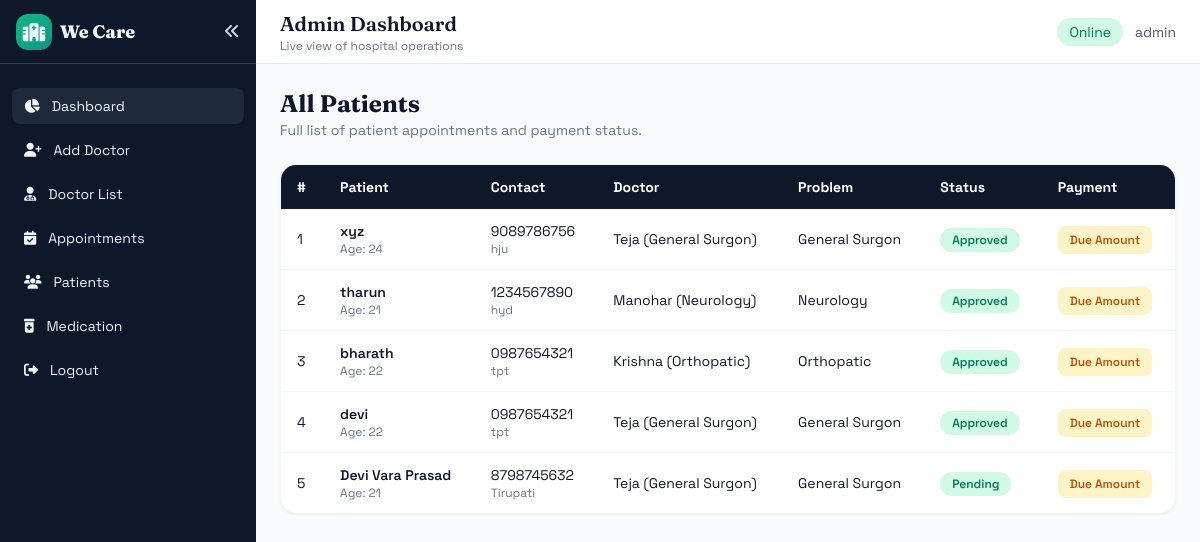
Before: /All_Patient_information/ with the older database file.
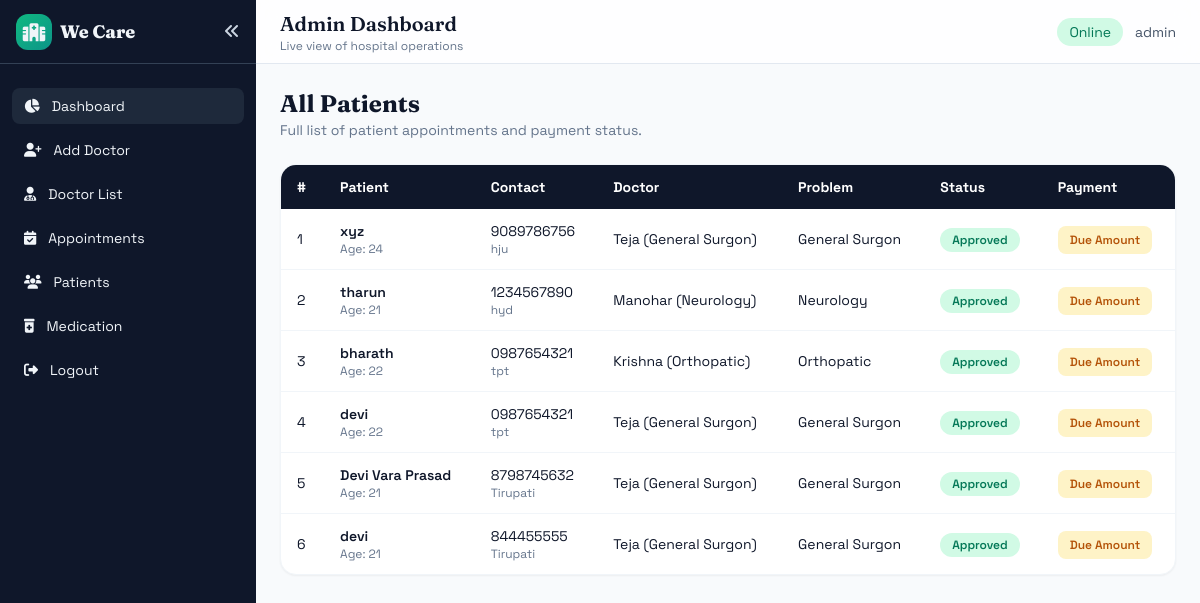
After: the same page with the newer database file.
### Patient/models.py (models this page shows, shortened)
class Book_Appointment(models.Model):
    name = models.CharField(max_length=100)
    phone = models.CharField(max_length=10)
    age = models.IntegerField()
    address = models.CharField(max_length=100)
    doctor_name  = models.CharField(max_length=100)
    problem = models.CharField(max_length=100)
    upload_report = models.FileField(upload_to='reports/', validators=[FileExtensionValidator(allowed_extensions=['pdf'])])
    medication = models.CharField(max_length=100)
    status = models.CharField(max_length=100)

### Admin/views.py (the view)
# urls.py: path('All_Patient_information/',views.All_Patient_information , name="All_Patient_information"),
def All_Patient_information(request):
    Patient_data = Book_Appointment.objects.all()
    return render(request,'Admin/All_Patient_information.html' , {'Patient_data':Patient_data})

### Template/Admin/All_Patient_information.html (shortened to what this page needs)
{% extends 'Admin/AdminHome.html' %}
{% block contents %}
<div class="space-y-6">
    <div>
        <h2 class="text-2xl font-bold display">All Patients</h2>
        <p class="text-sm text-slate-500">Full list of patient appointments and payment status.</p>
    </div>
    <div class="bg-white rounded-2xl shadow-sm border border-slate-100 overflow-hidden">
        <table class="w-full text-sm">
            <thead class="bg-slate-900 text-white">
                <tr>
                    <th class="text-left px-4 py-3">#</th>
                    <th class="text-left px-4 py-3">Patient</th>
                    <th class="text-left px-4 py-3">Contact</th>
                    <th class="text-left px-4 py-3">Doctor</th>
                    <th class="text-left px-4 py-3">Problem</th>
                    <th class="text-left px-4 py-3">Status</th>
                    <th class="text-left px-4 py-3">Payment</th>
                </tr>
            </thead>
            <tbody class="divide-y divide-slate-100">
                {% for doc in Patient_data %}
                <tr class="hover:bg-slate-50">
                    <td class="px-4 py-3">{{ forloop.counter }}</td>
                    <td class="px-4 py-3">
                        <div class="font-semibold">{{ doc.name }}</div>
                        <div class="text-xs text-slate-500">Age: {{ doc.age }}</div>
                    </td>
                    <td class="px-4 py-3">
                        <div>{{ doc.phone }}</div>
                        <div class="text-xs text-slate-500">{{ doc.address }}</div>
                    </td>
                    <td class="px-4 py-3">{{ doc.doctor_name }}</td>
                    <td class="px-4 py-3">{{ doc.problem }}</td>
                    <td class="px-4 py-3">
                        <span class="px-3 py-1 rounded-full bg-emerald-100 text-emerald-700 text-xs font-semibold">{{ doc.status }}</span>
                    </td>
                    <td class="px-4 py-3">
                        <a href="{% url 'View_patient_payments' doc.id %}" class="px-3 py-1.5 rounded-lg bg-amber-100 text-amber-700 text-xs font-semibold">
                            Due Amount
                        </a>
                    </td>
                </tr>
                {% empty %}
                <tr>
                    <td colspan="7" class="px-4 py-8 text-center text-slate-500">No patient records found.</td>
                </tr>
                {% endfor %}
            </tbody>
        </table>
    </div>
</div>
{% endblock %}

Changed rows visible on the page:
changed Book_Appointment "Devi Vara Prasad": status "Pending" → "Approved"
added Book_Appointment: name "devi", age "21", phone "844455555", address "Tirupati", doctor_name "Teja (General Surgon)", problem "General Surgon", status "Approved"
